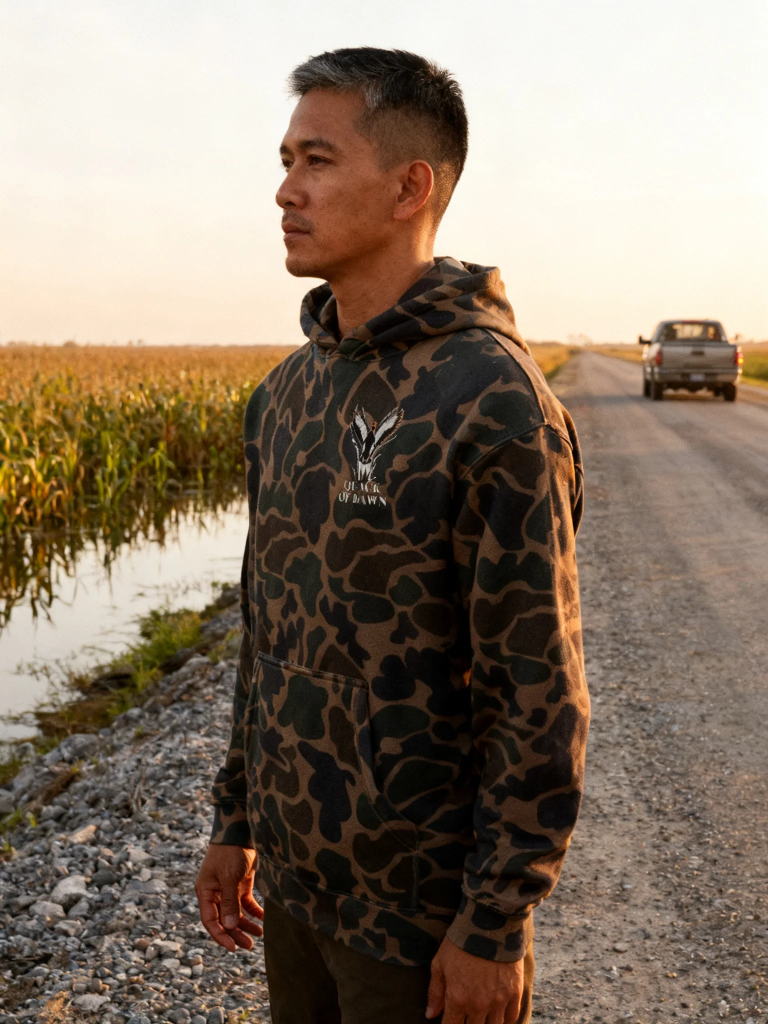
#> input picture designs/b224/photo1.webp, 1536 x 2048 px, given in place of back.png, which was not available (shown at 1/2 size)
$ python make.py 1.0 1.0 ../b224/photo1.webp
#> lines starting #> are read from the running program, lines starting #| are printed output that depends on the picture
### designs/lib.py
"""Lane C lockup helper: from designs.lib import *"""
from PIL import Image, ImageDraw, ImageFont, ImageFilter
FD = 'designs/fonts/'
CREAM = (246, 236, 214, 255)
F = dict(alfa='AlfaSlabOne-Regular.ttf', anton='Anton-Regular.ttf', bevan='Bevan-Regular.ttf', big='BigShouldersDisplay[wght].ttf', bowlby='BowlbyOne-Regular.ttf',
         cinzel='Cinzel[wght].ttf', fraunces='Fraunces[SOFT,WONK,opsz,wght].ttf', oswald='Oswald[wght].ttf', playfair='PlayfairDisplay[wght].ttf',
         playfairi='PlayfairDisplay-Italic[wght].ttf', rye='Rye-Regular.ttf', graduate='Graduate-Regular.ttf', yellowtail='Yellowtail-Regular.ttf', interblack='InterDisplay-Black.otf', damion='Damion-Regular.ttf', caveat='CaveatBrush-Regular.ttf')
VAR = dict(big=[900], cinzel=[900], fraunces=[9, 900, 60, 1], oswald=[700], playfair=[900], playfairi=[900])
def line(text, font, wfrac, W, fill, key, kw=27, track=0):
    ff = F[font]; var = VAR.get(font)
    # [4 lines left out: function mk, not called in this run]
    f = mk(800); adv = [f.getlength(c) for c in text]; tot = sum(adv) + track * (len(text) - 1); size = int(800 * W * wfrac / tot)
    f = mk(size); adv = [f.getlength(c) for c in text]; tr = int(track * size / 800)
    asc, desc = f.getmetrics(); tot = int(sum(adv) + tr * (len(text) - 1)); pad = 80
    im = Image.new('RGBA', (tot + 2 * pad, asc + desc + 2 * pad), (0, 0, 0, 0))
    k = Image.new('L', im.size, 0); d = ImageDraw.Draw(k); x = pad
    for c, a in zip(text, adv): d.text((x, pad), c, font=f, fill=255); x += a + tr
    k = k.filter(ImageFilter.MaxFilter(kw)); im.paste(Image.new('RGBA', im.size, key), (0, 0), k)
    d = ImageDraw.Draw(im); x = pad
    for c, a in zip(text, adv): d.text((x, pad), c, font=f, fill=fill); x += a + tr
    out = im.crop(im.getbbox())
    import os; st = float(os.environ.get('STRETCH', '1'))
    if st != 1: out = out.resize((out.width, int(out.height * st)))
    return out
# [16 lines left out: functions stack, lockup, not called in this run]
def widths(*ls): return [l.width for l in ls]
# [15 lines left out: function line_same, not called in this run]

### designs/c886/make.py
import sys; sys.path.insert(0,'.')
from designs.lib import *
im=Image.open('designs/c886/back.png').convert('RGBA'); a=im.crop((0,0,im.width,2654)); a=a.crop(a.getbbox())
#> after `a = im.crop((0, 0, im.width, 2654))`:
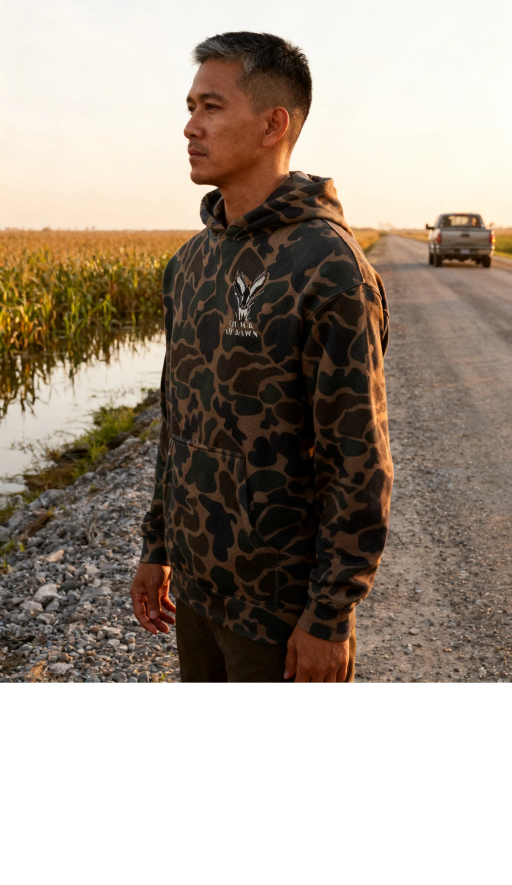
#> a: PIL image 1536x2654 RGBA (shown at 1/3 size); mean R, G, B, A 105.5, 93.5, 81.3, 196.8; transparent parts drawn white
W=3000; FONT=sys.argv[3] if len(sys.argv)>3 else 'graduate'; AW=float(sys.argv[1]); HF=float(sys.argv[2])
for tag,hf,pf,key in (('ash',(40,96,70,255),(38,50,86,255),CREAM),('light',(244,170,190,255),(246,236,214,255),(20,26,44,255))):
#> (the run stopped early here; a loop or call above may not have finished)

$ run again, on designs/b224/photo2.webp
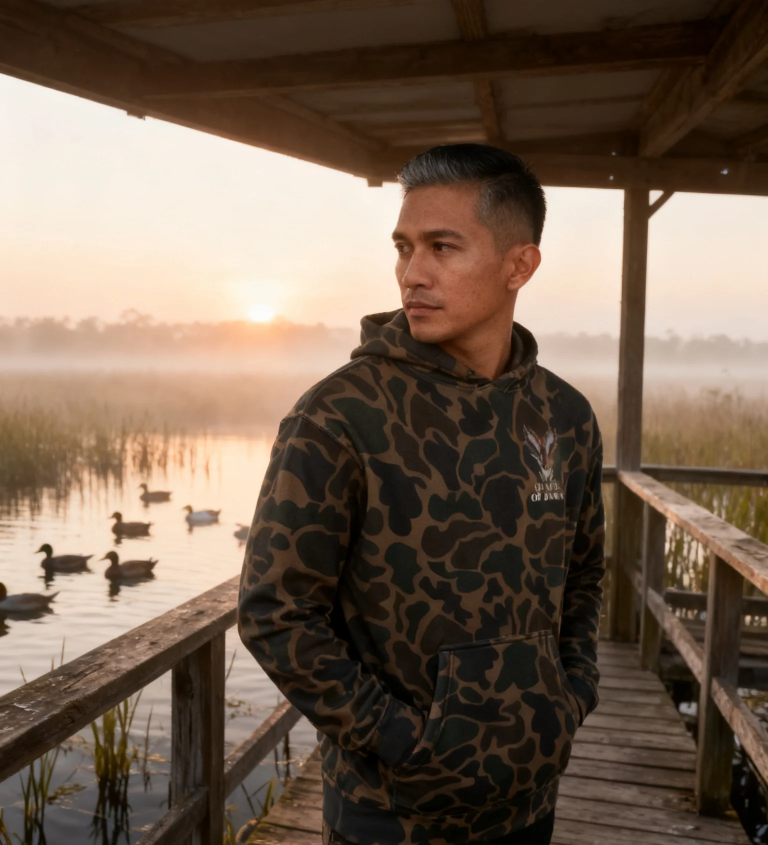
#> input picture designs/b224/photo2.webp, 1536 x 1690 px, given in place of back.png, which was not available (shown at 1/2 size)
#> `a = im.crop((0, 0, im.width, 2654))`:
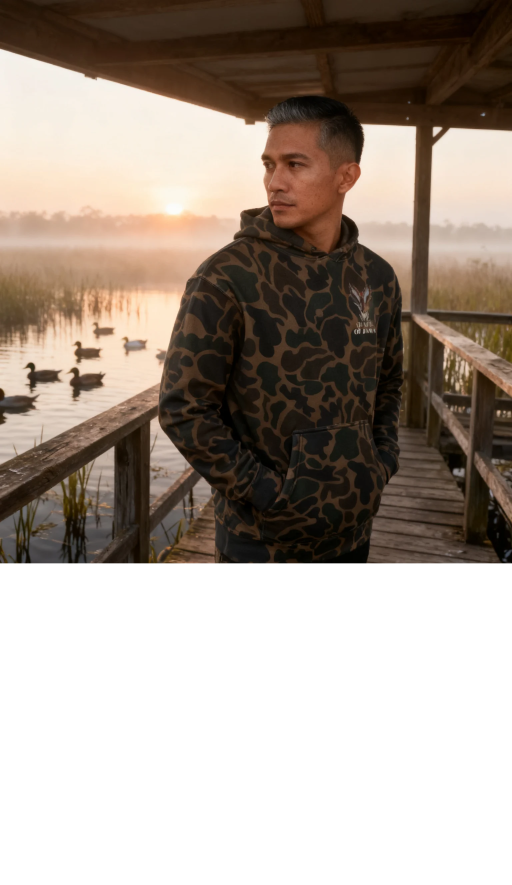
#> a: PIL image 1536x2654 RGBA (shown at 1/3 size); mean R, G, B, A 73.9, 62.3, 52.3, 162.4; transparent parts drawn white
